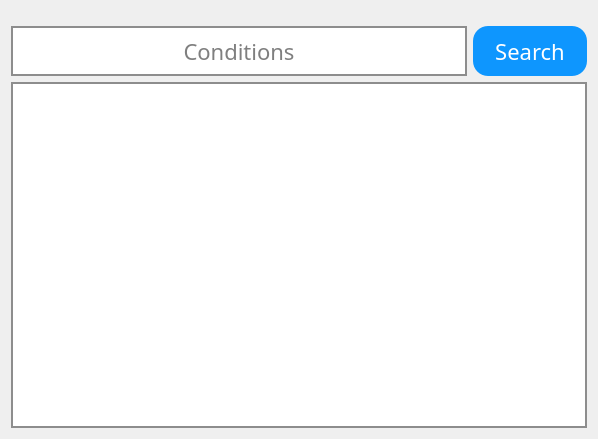
<?xml version="1.0" encoding="UTF-8"?>
<ui version="4.0">
 <class>DataWindow</class>
 <widget class="QWidget" name="DataWindow">
  <property name="geometry">
   <rect>
    <x>0</x>
    <y>0</y>
    <width>598</width>
    <height>439</height>
   </rect>
  </property>
  <property name="windowTitle">
   <string>Form</string>
  </property>
  <layout class="QVBoxLayout" name="verticalLayout" stretch="1,1,9">
   <item>
    <spacer name="verticalSpacer">
     <property name="orientation">
      <enum>Qt::Vertical</enum>
     </property>
     <property name="sizeType">
      <enum>QSizePolicy::Fixed</enum>
     </property>
     <property name="sizeHint" stdset="0">
      <size>
       <width>20</width>
       <height>15</height>
      </size>
     </property>
    </spacer>
   </item>
   <item>
    <layout class="QHBoxLayout" name="horizontalLayout" stretch="8,2">
     <item>
      <widget class="QLineEdit" name="lineEditSearchCondition">
       <property name="sizePolicy">
        <sizepolicy hsizetype="Expanding" vsizetype="Expanding">
         <horstretch>0</horstretch>
         <verstretch>0</verstretch>
        </sizepolicy>
       </property>
       <property name="maximumSize">
        <size>
         <width>16777215</width>
         <height>16777215</height>
        </size>
       </property>
       <property name="font">
        <font>
         <family>Microsoft Yahei</family>
         <pointsize>-1</pointsize>
         <weight>50</weight>
         <italic>false</italic>
         <bold>false</bold>
         <underline>false</underline>
         <kerning>true</kerning>
        </font>
       </property>
       <property name="focusPolicy">
        <enum>Qt::ClickFocus</enum>
       </property>
       <property name="styleSheet">
        <string notr="true">border:1.5px solid rgb(141,141,141);
font-family:Microsoft Yahei;
font-weight:600;
font:22px;
background-color:white;</string>
       </property>
       <property name="inputMethodHints">
        <set>Qt::ImhNone</set>
       </property>
       <property name="cursorPosition">
        <number>0</number>
       </property>
       <property name="alignment">
        <set>Qt::AlignCenter</set>
       </property>
       <property name="placeholderText">
        <string>Conditions</string>
       </property>
      </widget>
     </item>
     <item>
      <widget class="QPushButton" name="btnSearch">
       <property name="sizePolicy">
        <sizepolicy hsizetype="MinimumExpanding" vsizetype="MinimumExpanding">
         <horstretch>0</horstretch>
         <verstretch>0</verstretch>
        </sizepolicy>
       </property>
       <property name="maximumSize">
        <size>
         <width>16777215</width>
         <height>16777215</height>
        </size>
       </property>
       <property name="cursor">
        <cursorShape>PointingHandCursor</cursorShape>
       </property>
       <property name="styleSheet">
        <string notr="true">QPushButton
{
    font-family:Microsoft Yahei;
    font:22px;
    color:white;
    background-color:rgb(14 , 150 , 254);
    border-radius:15px;
    height:50px;
}

QPushButton:hover
{
    background-color:rgb(44 , 137 , 255);
}

QPushButton:pressed
{
    background-color:rgb(14 , 135 , 228);
}</string>
       </property>
       <property name="text">
        <string>Search</string>
       </property>
      </widget>
     </item>
    </layout>
   </item>
   <item>
    <widget class="QTableView" name="tableView">
     <property name="styleSheet">
      <string notr="true">border:1.5px solid rgb(141,141,141);
font-family:Microsoft Yahei;
font-weight:600;
font:15px;
background-color:white;</string>
     </property>
     <property name="autoScrollMargin">
      <number>0</number>
     </property>
     <attribute name="horizontalHeaderDefaultSectionSize">
      <number>200</number>
     </attribute>
     <attribute name="verticalHeaderMinimumSectionSize">
      <number>40</number>
     </attribute>
     <attribute name="verticalHeaderDefaultSectionSize">
      <number>40</number>
     </attribute>
    </widget>
   </item>
  </layout>
 </widget>
 <resources/>
 <connections/>
</ui>
